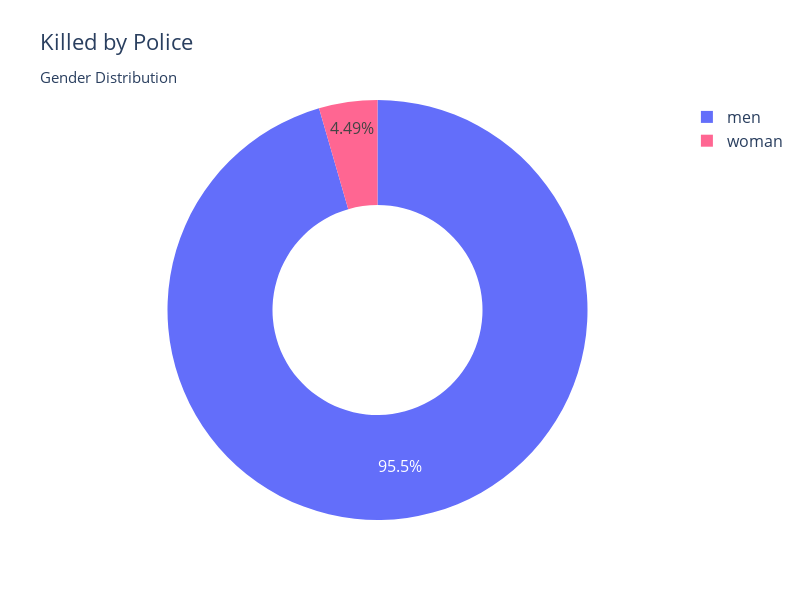

The cell this chart's notebook holds for it:
### Code cell
fig = px.pie(df_fatalities_per_gender, values=df_fatalities_per_gender.values, names=df_fatalities_per_gender.index, color=df_fatalities_per_gender.index,
             title="Killed by Police<br><sub>Gender Distribution</sub>", width=800, height=600, hole=.5, color_discrete_map=COLOR_MAN_WOMAN_DICT)
fig.update_layout(font={"size": 16})

fig.show()

### Figure 1 — Plotly figure (JSON) as saved in the notebook; plotly's stock layout.template omitted (floating-point values rounded to 4 significant figures)
{"data": [{"customdata": [["men"], ["woman"]], "domain": {"x": [0, 1], "y": [0, 1]}, "hole": 0.5, "hovertemplate": "gender=%{customdata[0]}<br>value=%{value}<extra></extra>", "labels": ["men", "woman"], "legendgroup": "", "marker": {"colors": ["#636efa", "#ff6692"]}, "name": "", "showlegend": true, "type": "pie", "values": [7613, 358]}], "layout": {"font": {"size": 16}, "height": 600, "legend": {"tracegroupgap": 0}, "title": {"text": "Killed by Police<br><sub>Gender Distribution</sub>"}, "width": 800}}
